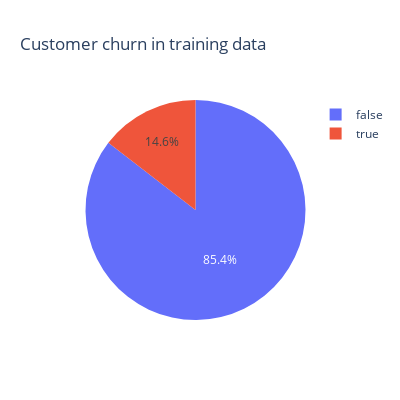

This figure's notebook cell:
### Code cell
# Create a pie chart to visualize customer churn in the training data
data_pie_churn = train_data['Churn'].value_counts().reset_index()
data_pie_churn.columns = ['Churn', 'Churn_count']

fig = px.pie(data_pie_churn, values='Churn_count', names='Churn', title='Customer churn in training data')
fig.update_layout(
    width=400, 
    height=400,  
)
fig.show()

### Figure 1 — Plotly figure (JSON) as saved in the notebook; plotly's stock layout.template omitted (floating-point values rounded to 4 significant figures)
{"data": [{"domain": {"x": [0, 1], "y": [0, 1]}, "hovertemplate": "Churn=%{label}<br>Churn_count=%{value}<extra></extra>", "labels": [false, true], "legendgroup": "", "name": "", "showlegend": true, "type": "pie", "values": [2278, 388]}], "layout": {"height": 400, "legend": {"tracegroupgap": 0}, "title": {"text": "Customer churn in training data"}, "width": 400}}
